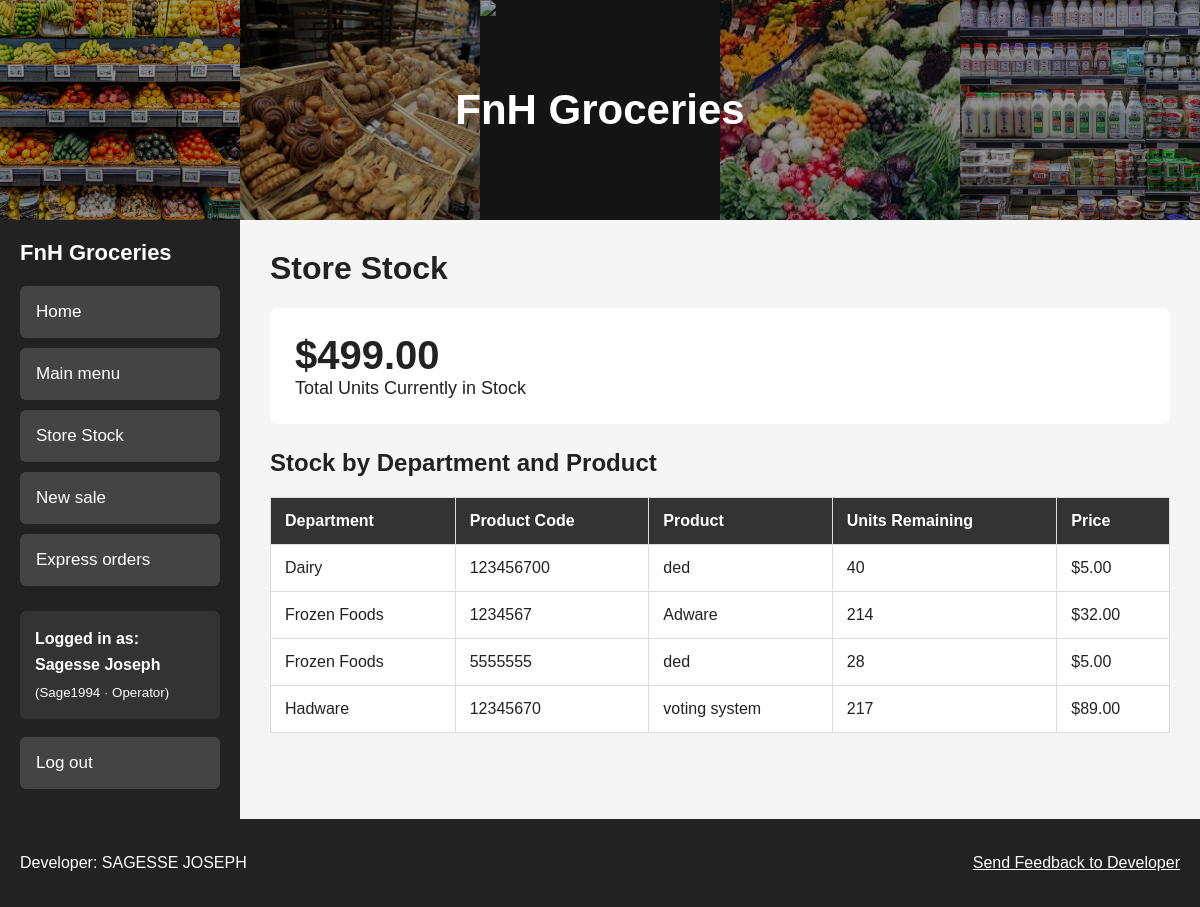
Screenshot of /stock/index.php (signed in) with the database file from the repository.
### tables this page shows
CREATE TABLE `products` (
  `id` int(11) NOT NULL,
  `product_code` varchar(50) DEFAULT NULL,
  `name` varchar(150) NOT NULL,
  `category_id` int(11) DEFAULT NULL,
  `department_id` int(11) DEFAULT NULL,
  `price` decimal(10,2) NOT NULL DEFAULT 0.00,
  `quantity` int(11) NOT NULL DEFAULT 0
);

CREATE TABLE `departments` (
  `id` int(11) NOT NULL,
  `name` varchar(100) NOT NULL
);

### includes/database.php (called while the page is built)
<?php
function db(): PDO
{
    static $pdo = null;
    if ($pdo === null) {
        $dsn = 'mysql:host=' . DB_HOST . ';dbname=' . DB_NAME . ';charset=utf8mb4';
        $pdo = new PDO($dsn, DB_USER, DB_PASS, array(
            PDO::ATTR_ERRMODE            => PDO::ERRMODE_EXCEPTION,
            PDO::ATTR_DEFAULT_FETCH_MODE => PDO::FETCH_ASSOC,
            PDO::ATTR_EMULATE_PREPARES   => false,
        ));
    }
    return $pdo;
}
?>

### includes/helpers.php (called while the page is built, shortened)
<?php
function money($amount): string
{
    return '$' . number_format((float)$amount, 2);
}
function view_products_by_department(): array
{
    $stmt = db()->prepare(
        "SELECT
        d.name AS department,
        p.product_code,
        p.name AS product,
        p.quantity,
        p.price
     FROM products p
     LEFT JOIN departments d
        ON p.department_id = d.id
     ORDER BY d.name, p.name"
    );
    $stmt->execute();
    return $stmt->fetchAll();
}
function number_of_stock(): float
{
    $totalStmt = db()->prepare("SELECT COALESCE(SUM(quantity), 0) AS total_stock FROM products");
    $totalStmt->execute();
    $result = $totalStmt->fetch(PDO::FETCH_ASSOC);
    return (float) ($result['total_stock'] ?? 0);
}

### stock/index.php (the view, shortened to what this page needs)
<?php
$products = view_products_by_department();
$totalStock = number_of_stock();
require __DIR__ . '/../includes/header.php';
?>
<h1>Store Stock</h1>
<div class="stock-total">
    <div class="stock-total-number">
        <?= money($totalStock) ?>
    </div>
    <div class="stock-total-label">
        Total Units Currently in Stock
    </div>
</div>
<h2>
    Stock by Department and Product
</h2>
<div class="table-container">
    <table>
        <thead>
            <tr>
                <th>Department</th>
                <th>Product Code</th>
                <th>Product</th>
                <th>Units Remaining</th>
                <th>Price</th>
            </tr>
        </thead>
        <tbody>
            <?php foreach ($products as $product): ?>
                <tr>
                    <td>
                        <?= $product["department"] ?? "Unassigned" ?>
                    </td>
                    <td>
                        <?= $product["product_code"] ?>
                    </td>
                    <td>
                        <?= $product["product"] ?>
                    </td>
                    <td>
                        <?= $product["quantity"] ?>
                    </td>
                    <td>
                        <?= money($product["price"]) ?>
                    </td>
                </tr>
            <?php endforeach; ?>
        </tbody>
    </table>
</div>
<?php require __DIR__ . '/../includes/footer.php'; ?>

### assets/css/style.css (style rules this page uses)
* { box-sizing: border-box; }
html { font-size: 16px; }
body { margin: 0; font-family: Arial, Helvetica, sans-serif; background: #f5f5f5; color: #222; }
.main-content h1 { margin-top: 0; }
.table-container { overflow-x: auto; }
table { width: 100%; border-collapse: collapse; background: white; }
th, td { padding: 14px; border: 1px solid #ddd; text-align: left; }
th { background: #333; color: white; }
.stock-total { background: white; padding: 25px; border-radius: 8px; margin-bottom: 25px; }
.stock-total-number { font-size: 40px; font-weight: bold; }
.stock-total-label { font-size: 18px; }

### rows the page displays
products: department.name "Dairy", product_code "123456700", name "ded", quantity "40", price "$5.00"
products: department.name "Frozen Foods", product_code "1234567", name "Adware", quantity "214", price "$32.00"
products: department.name "Frozen Foods", product_code "5555555", name "ded", quantity "28", price "$5.00"
products: department.name "Hadware", product_code "12345670", name "voting system", quantity "217", price "$89.00"

### other values shown
SITE_TITLE "FnH Groceries"
$item['label'] "Home"
$item['label'] "Main menu"
$item['label'] "Store Stock"
$item['label'] "New sale"
$item['label'] "Express orders"
$user['full_name'] "Sagesse Joseph"
$user['username'] "Sage1994"
$user['role'] "Operator"
money($totalStock) "$499.00"
